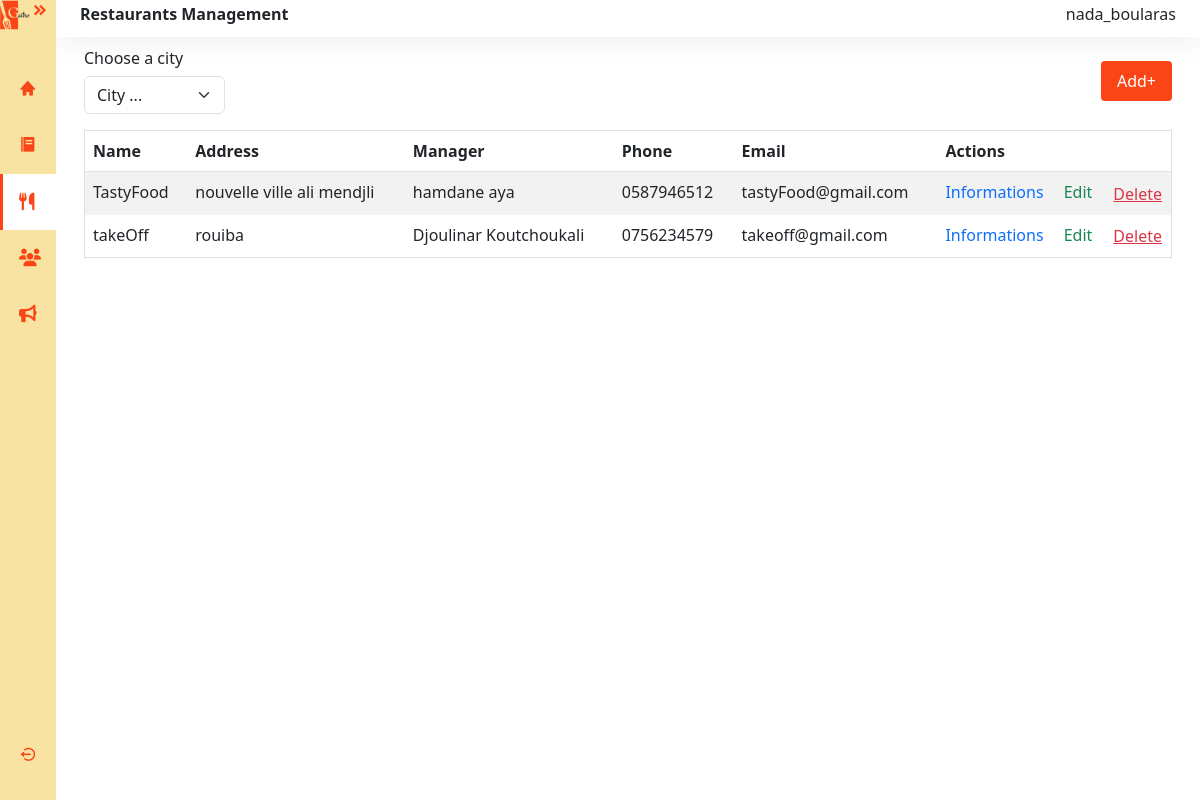
Screenshot of /restaurant/restaurants/ (signed in) with the database file from the repository.
### restaurant/models.py (models this page shows, shortened)
class User(AbstractUser):
    USER_TYPES = (
        ('PDG', 'PDG'),
        ('MANAGER', 'Manager'),
        ('CHEF', 'Chef'),
        ('SERVER', 'Server'),
        ('DELIVERY', 'Delivery Person'),
        ('CLIENT', 'Client'),
        ('SUPPLIER', 'Supplier'),
    )
    user_type = models.CharField(max_length=10, choices=USER_TYPES)
    phone = models.CharField(max_length=20)
    groups = models.ManyToManyField(
        'auth.Group',
        verbose_name='groups',
        blank=True,
        help_text='The groups this user belongs to.',
        related_name="restaurant_user_groups",
        related_query_name="restaurant_user",
    )
    user_permissions = models.ManyToManyField(
        'auth.Permission',
        verbose_name='user permissions',
        blank=True,
        help_text='Specific permissions for this user.',
        related_name="restaurant_user_permissions",
        related_query_name="restaurant_user",
    )

class Restaurant(models.Model):
    name = models.CharField(max_length=100)
    address = models.CharField(max_length=255)
    city = models.CharField(max_length=100)
    phone = models.CharField(max_length=20)
    email = models.EmailField()
    image = models.ImageField(upload_to='restaurant_images/', blank=True, null=True)

class Manager(models.Model):
    user = models.OneToOneField(
        User,
        on_delete=models.CASCADE,
        primary_key=True,
        null=False,
        blank=False,
    )
    created_at = models.DateField(auto_now_add=True)
    status = models.CharField(max_length=10, choices=EmployeeStatus.choices)
    restaurant = models.OneToOneField(Restaurant, on_delete=models.CASCADE, related_name='manager')
    class Meta:
        constraints = [
            models.UniqueConstraint(
                fields=['restaurant'],
                name='unique_restaurant_manager',
                condition=models.Q(status='active'),
                violation_error_message="This restaurant already has an active manager."
            )
        ]

### restaurant/views.py (the view)
# urls.py: path('restaurants/', views.restaurant_list, name='restaurants'),
@pdg_required
def restaurant_list(request):
    selected_city = request.GET.get('city')
    restaurants = Restaurant.objects.select_related('manager__user').all()
    if selected_city:
        restaurants = Restaurant.objects.filter(city=selected_city)
    else:
        restaurants = Restaurant.objects.all()
    cities = Restaurant.objects.values_list('city', flat=True).distinct()
    return render(request, 'pdg/restaurants.html', {
        'restaurants': restaurants,
        'cities': cities,
        'selected_city': selected_city
    })

### templates/pdg/restaurants.html (shortened to what this page needs)
{% extends 'pdg/base.html' %}
{% load static %}
{% block extra_css %}
<link rel="stylesheet" href="https://cdnjs.cloudflare.com/ajax/libs/twitter-bootstrap/5.3.0/css/bootstrap.min.css">
<link rel="stylesheet" href="https://cdn.datatables.net/2.2.2/css/dataTables.bootstrap5.css">
<link rel="stylesheet" href="{% static 'styles/pdg/restau.css'%}">
{% endblock %}
{% block restaurants_active %}activate{% endblock %}
{% block content %}
<div class="main bg-white">
  <nav class="navbar navbar-expand bg-basic d-flex justify-content-between">
    <h6 class="fw-bold">Restaurants Management</h6>
    <h6>{{ request.session.display_username }}</h6>
  </nav>
  <main class="content px-3 py-1">
    <div class="container mt-2 mb-4">
      <div class="d-flex justify-content-between align-items-center mb-3">
        <div class="d-flex flex-column">
          <h6 class="me-3">Choose a city</h6>
          <form method="get">
            <select class="form-select w-auto" name="city" onchange="this.form.submit()">
              <option value="">City ...</option>
            </select>
          </form>
        </div>
        <a href="{% url 'add_restaurant' %}" id="btn">Add<span>+</span></a>
      </div>
      <div class="table-responsive" id="restlist">
        <table id="example" class="table table-striped border" style="width:100%">
          <thead>
            <tr>
              <th>Name</th>
              <th>Address</th>
              <th>Manager</th>
              <th>Phone</th>
              <th>Email</th>
              <th>Actions</th>
            </tr>
          </thead>
          <tbody>
            {% for restaurant in restaurants %}
            <tr>
              <td>{{ restaurant.name }}</td>
              <td>{{ restaurant.address }}</td>
              <td>
                {% if restaurant.manager %}
                  <span>{{ restaurant.manager.user.get_full_name }}</span>
                {% else %}
                  <span class="text-danger">No manager assigned</span>
                {% endif %}
              </td>
              <td>{{ restaurant.phone }}</td>
              <td>{{ restaurant.email }}</td>
              <td class="d-flex justify-content-between">
                <a href="{% url 'restaurant_information' restaurant.id %}" class="text-primary me-2">Informations</a>
                <a href="{% url 'edit_restaurant' restaurant.id %}" class="text-success me-2">Edit</a>
                <form action="{% url 'delete_restaurant' restaurant.id %}" method="post" onsubmit="return confirm('Are you sure?');">
                    <button type="submit" class="btn btn-link text-danger p-0 m-0">Delete</button>
                </form>
            </td>
            </tr>
            {% endfor %}
          </tbody>
        </table>
      </div>
    </div>
  </main>
</div>
{% endblock %}

### static/styles/pdg/base.css (style rules this page uses)
:root { --mainColor:#FA4516; --secondColor:#F8E3A2; }
.main { display: flex; flex-direction: column; min-height: 100vh; width: 100%; overflow: hidden; transition: all 0.25s ease-in-out; background-color: rgb(255, 255, 255); margin-left: 3.5rem; padding:0rem; }

### static/styles/pdg/restau.css (style rules this page uses)
:root { --mainColor:#FA4516; --secondColor:#F8E3A2; }
.navbar { background-color: white; box-shadow:0 0 2rem 0 rgba(33, 37,41 , .1) ; padding: 0.3rem 1.5rem; }
#btn { padding: 0.5rem 1rem; background-color: var(--mainColor); color: white; border: none; border-radius: 0.25rem; font-size: 1rem; text-decoration: none; }
td { border: 0; }
td a { text-decoration: none; }
div#restlist { overflow-x:auto; margin: 0rem; }
#example th, #example td { text-align: left; }

### rows the page displays
User: session.display_username "nada_boularas"
Restaurant: name "TastyFood", address "nouvelle ville ali mendjli", manager.user.get_full_name "hamdane aya", phone "0587946512", email "tastyFood@gmail.com"
Restaurant: name "takeOff", address "rouiba", manager.user.get_full_name "Djoulinar Koutchoukali", phone "0756234579", email "takeoff@gmail.com"
